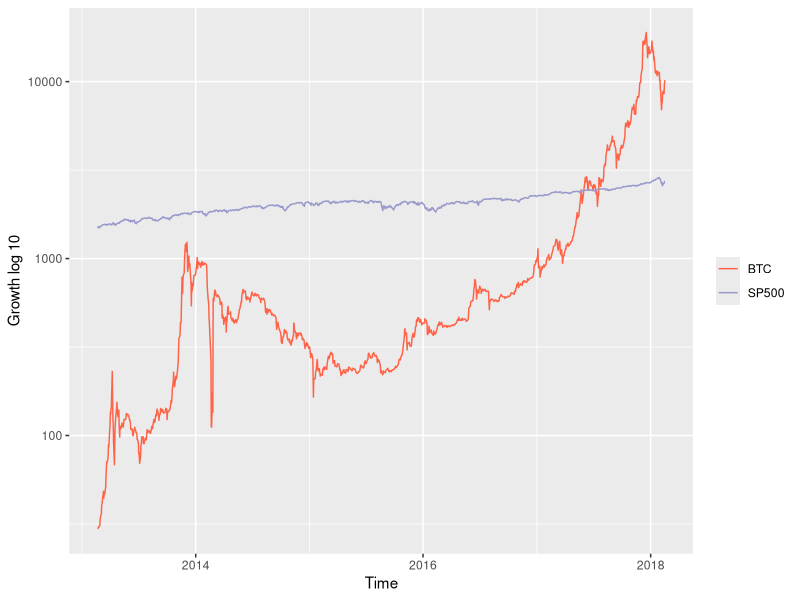

The R script that drew this image:
library(ggplot2)
library(tidyr)

df <- read.csv("BTCvsSP500.csv")
df$date <- as.Date(df$date, "%Y-%m-%d")

ggplot(data = df, aes(date)) +
  geom_line(aes(y = BTC, colour = "BTC")) + 
  geom_line(aes(y = SP500, colour = "SP500")) +
  theme(legend.title=element_blank()) +
  scale_color_manual(values=c("tomato", "#9999CC")) +
  ylab("Growth log 10") +
  xlab("Time") + 
  scale_y_log10()
